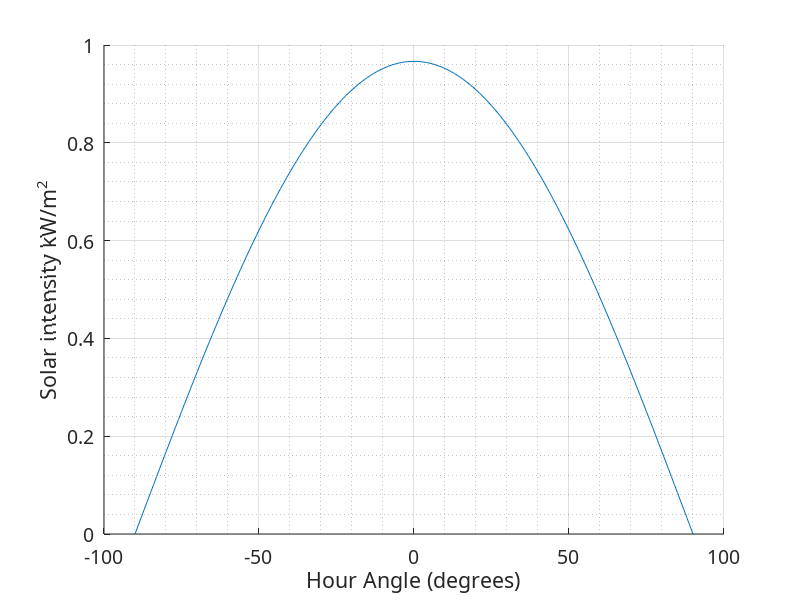

Write the MATLAB code that produced this figure.
clear all;
clc;


r = -90:90;
w = r/180*pi;

hour = [-pi/2:pi/180:pi/2];


insolation = 1.367*cos(pi/4).*cos(w);

%% Printing Image%%
width = 6;     % Width in inches
height = 4;    % Height in inches
alw = 0.75;    % AxesLineWidth
fsz = 14;      % Fontsize
lw = 1.5;      % LineWidth
msz = 8;       % MarkerSize

figure(1);
pos = get(gcf, 'Position');
set(gcf, 'Position', [pos(1) pos(2) width*100, height*100]); %<- Set size
set(gca,'Fontname','CMU bright','Fontsize',fsz);

hold on;
grid on;
grid minor;
%plot(r,altitude_deg);
plot(r,insolation);
ylabel('Solar intensity kW/m^2') % label for y axis
xlabel('Hour Angle (degrees)') % label for x axis

print(gcf,'solar1.png','-dpng','-r300');
% % % % % % % % % % % % % next part